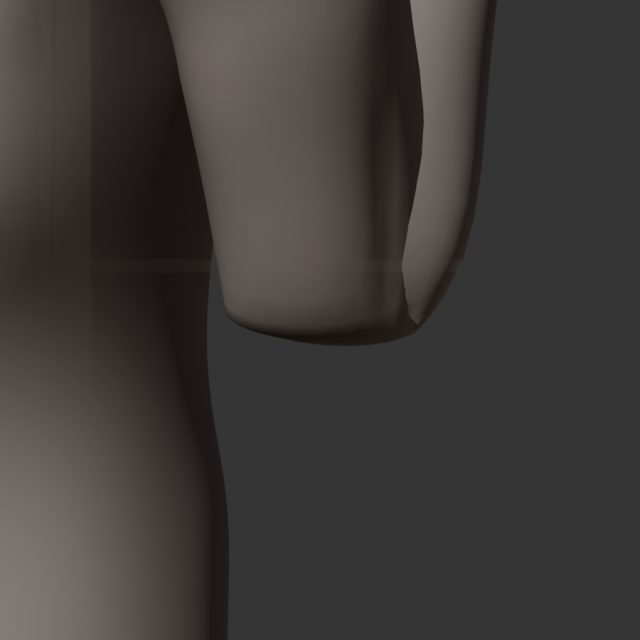
#> input picture ORIGINAL_V1_WORK/candidates/pose_review_r1/pose_curl_handle_close_elbow_b.jpg, 640 x 640 px, given in place of l_back_135.625.png, which was not available
$ python package_original_review_r42_study.py ../ORIGINAL_V1_WORK/candidates/pose_review_r1 ../ORIGINAL_V1_WORK/candidates/pose_review_r1/pose_curl_handle_close_hand_b.jpg
#> lines starting #> are read from the running program, lines starting #| are printed output that depends on the picture
#> `canvas = Image.new('RGB', (1280, 1430), 'white')`: canvas: PIL image 1280x1430 RGB; every value is 255
"""Label native diagnostic evidence honestly; this does not approve a model."""
import json,sys,subprocess
from pathlib import Path
from PIL import Image,ImageDraw,ImageFont
source=Path(sys.argv[1]);dest=Path(sys.argv[2]);dest.mkdir(parents=True,exist_ok=True)
font=ImageFont.truetype('/usr/share/fonts/truetype/dejavu/DejaVuSans.ttf',22)
small=ImageFont.truetype('/usr/share/fonts/truetype/dejavu/DejaVuSans.ttf',17)
def picture(p):
 im=Image.open(p).convert('RGBA');bg=Image.new('RGBA',im.size,(27,27,27,255));bg.alpha_composite(im);return bg.convert('RGB')
#> in picture, returned value is the input picture: PIL image 640x640 RGB; mean R, G, B 61.8, 58.4, 55.8
for side in ('l','r'):
 canvas=Image.new('RGB',(1280,1430),'white');draw=ImageDraw.Draw(canvas)
 draw.text((12,8),'135.625 degrees — R41 / R42 unsaved contour study',font=font,fill='black')
 for row,view in enumerate(('back','three_quarter')):
  for col,name in enumerate(('R41','R42_study')):
   x=col*640;y=52+row*664;draw.text((x+12,y),name.replace('_',' ')+' — '+view.replace('_',' '),font=font,fill='black')
   canvas.paste(picture(source/name/f'{side}_{view}_135.625.png'),(x,y+28))
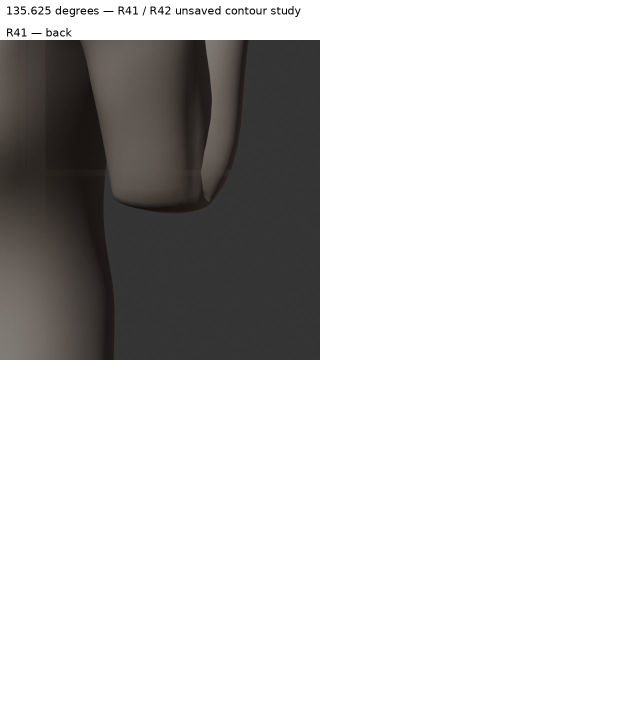
#> canvas: PIL image 1280x1430 RGB (shown at 1/2 size); mean R, G, B 211.3, 210.6, 210
#> (the run stopped early here; a loop or call above may not have finished)

$ run again, on ORIGINAL_V1_WORK/candidates/pose_review_r1/pose_curl_peak_front.jpg
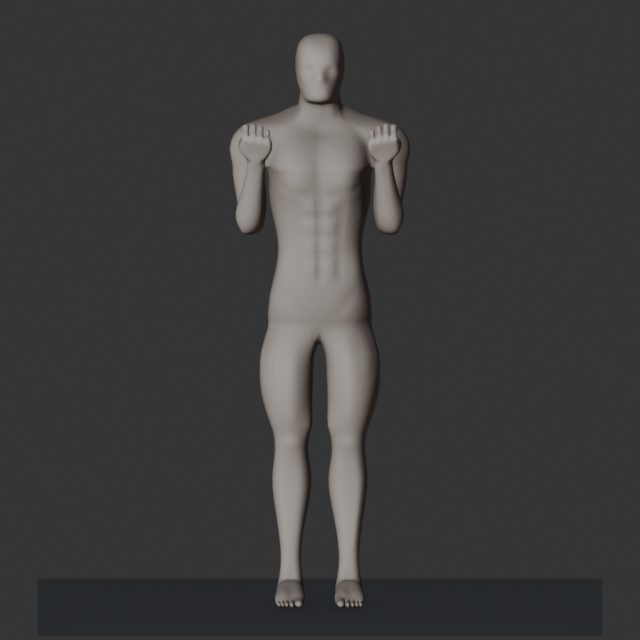
#> input picture ORIGINAL_V1_WORK/candidates/pose_review_r1/pose_curl_peak_front.jpg, 640 x 640 px, given in place of l_back_135.625.png, which was not available
#> in picture, returned value is the input picture: PIL image 640x640 RGB; mean R, G, B 60.7, 60.2, 59.9
#> `canvas.paste(picture(source/name/f'{side}_{view}_135.625.png'),(x,y+28))`:
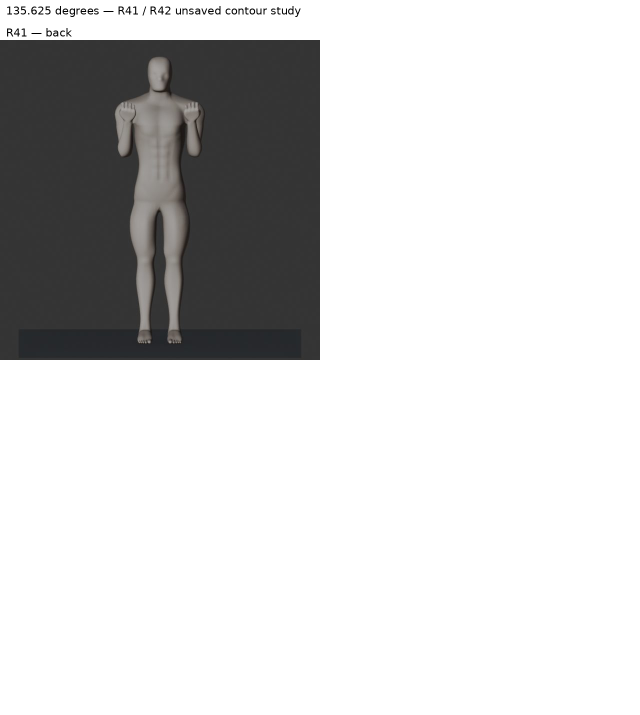
#> canvas: PIL image 1280x1430 RGB (shown at 1/2 size); mean R, G, B 211.1, 211, 210.9
